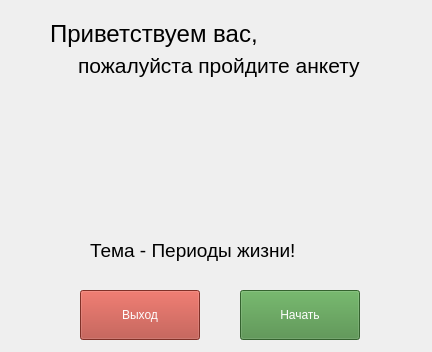
<?xml version="1.0" encoding="UTF-8"?>
<ui version="4.0">
 <class>MainWindow</class>
 <widget class="QMainWindow" name="MainWindow">
  <property name="geometry">
   <rect>
    <x>0</x>
    <y>0</y>
    <width>432</width>
    <height>352</height>
   </rect>
  </property>
  <property name="maximumSize">
   <size>
    <width>432</width>
    <height>409</height>
   </size>
  </property>
  <property name="windowTitle">
   <string>MainWindow</string>
  </property>
  <property name="autoFillBackground">
   <bool>false</bool>
  </property>
  <property name="styleSheet">
   <string notr="true"/>
  </property>
  <widget class="QWidget" name="centralwidget">
   <widget class="QPushButton" name="btn_exit">
    <property name="geometry">
     <rect>
      <x>80</x>
      <y>290</y>
      <width>120</width>
      <height>50</height>
     </rect>
    </property>
    <property name="font">
     <font>
      <family>Segoe UI</family>
     </font>
    </property>
    <property name="styleSheet">
     <string notr="true">color: rgb(255, 255, 255);
background-color: rgb(180, 68, 56);</string>
    </property>
    <property name="text">
     <string>Выход</string>
    </property>
   </widget>
   <widget class="QLabel" name="label_welcome_1">
    <property name="geometry">
     <rect>
      <x>50</x>
      <y>13</y>
      <width>351</width>
      <height>41</height>
     </rect>
    </property>
    <property name="font">
     <font>
      <family>Segoe UI</family>
      <pointsize>18</pointsize>
     </font>
    </property>
    <property name="styleSheet">
     <string notr="true"/>
    </property>
    <property name="text">
     <string>Приветствуем вас,</string>
    </property>
   </widget>
   <widget class="QPushButton" name="btn_begin">
    <property name="geometry">
     <rect>
      <x>240</x>
      <y>290</y>
      <width>120</width>
      <height>50</height>
     </rect>
    </property>
    <property name="font">
     <font>
      <family>Segoe UI</family>
     </font>
    </property>
    <property name="styleSheet">
     <string notr="true">color: rgb(255, 255, 255);
background-color: rgb(73, 139, 65);</string>
    </property>
    <property name="text">
     <string>Начать</string>
    </property>
   </widget>
   <widget class="QLabel" name="label_subject">
    <property name="geometry">
     <rect>
      <x>90</x>
      <y>240</y>
      <width>241</width>
      <height>21</height>
     </rect>
    </property>
    <property name="font">
     <font>
      <family>Segoe UI</family>
      <pointsize>14</pointsize>
     </font>
    </property>
    <property name="styleSheet">
     <string notr="true"/>
    </property>
    <property name="text">
     <string>Тема - Периоды жизни!</string>
    </property>
   </widget>
   <widget class="QLabel" name="label_welcome_2">
    <property name="geometry">
     <rect>
      <x>78</x>
      <y>50</y>
      <width>311</width>
      <height>31</height>
     </rect>
    </property>
    <property name="font">
     <font>
      <family>Segoe UI</family>
      <pointsize>16</pointsize>
     </font>
    </property>
    <property name="styleSheet">
     <string notr="true"/>
    </property>
    <property name="text">
     <string>пожалуйста пройдите анкету</string>
    </property>
   </widget>
   <widget class="QLabel" name="label">
    <property name="geometry">
     <rect>
      <x>160</x>
      <y>100</y>
      <width>121</width>
      <height>131</height>
     </rect>
    </property>
    <property name="styleSheet">
     <string notr="true"/>
    </property>
    <property name="text">
     <string/>
    </property>
    <property name="pixmap">
     <pixmap>../images/form.png</pixmap>
    </property>
   </widget>
  </widget>
 </widget>
 <resources/>
 <connections/>
</ui>
